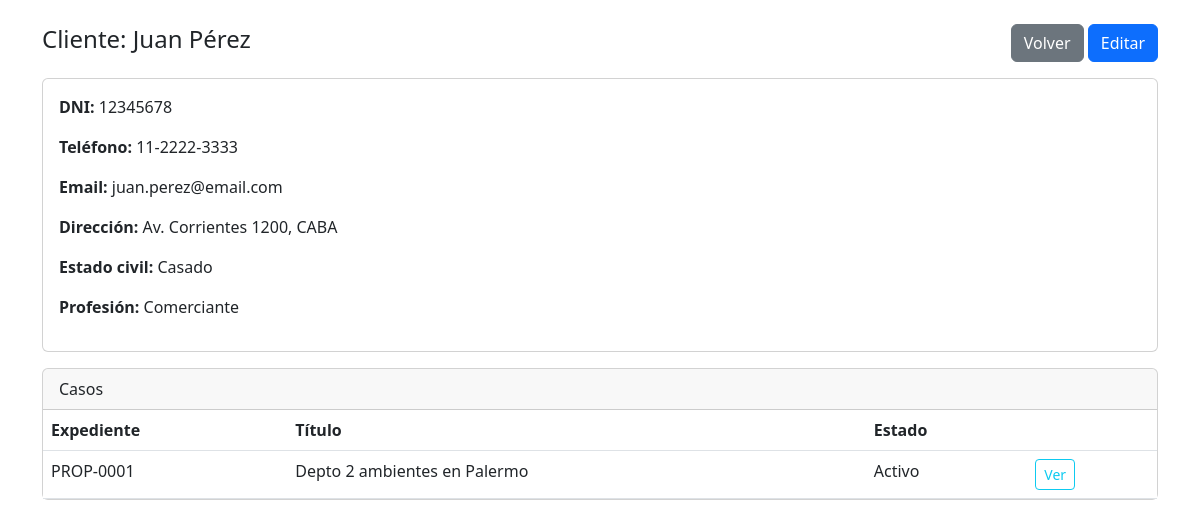
Screenshot of /admin/ver_cliente.php?id=1 (signed in) with the database file from the repository.
### tables this page shows
CREATE TABLE clientes (
    id INT AUTO_INCREMENT PRIMARY KEY,
    nombre VARCHAR(100) NOT NULL,
    apellido VARCHAR(100) NOT NULL,
    dni VARCHAR(20) UNIQUE,
    telefono VARCHAR(20),
    email VARCHAR(100),
    direccion TEXT,
    fecha_nacimiento DATE,
    profesion VARCHAR(100),
    estado_civil ENUM('soltero','casado','divorciado','viudo','concubinato'),
    fecha_registro DATETIME DEFAULT CURRENT_TIMESTAMP,
    INDEX idx_clientes_apellido (apellido)
);

CREATE TABLE casos (
    id INT AUTO_INCREMENT PRIMARY KEY,
    numero_expediente VARCHAR(50) UNIQUE NOT NULL,  
    cliente_id INT NOT NULL,                        
    abogado_id INT NULL,                            
    especialidad_id INT NOT NULL,                   
    titulo VARCHAR(200) NOT NULL,                   
    descripcion TEXT,
    estado ENUM('activo','pausado','cerrado','archivado') DEFAULT 'activo',
    fecha_inicio DATE NOT NULL,                     
    fecha_cierre DATE NULL,                         
    honorarios_estimados DECIMAL(10,2) DEFAULT 0,   
    honorarios_cobrados DECIMAL(10,2) DEFAULT 0,    
    observaciones TEXT,
    CONSTRAINT fk_casos_cliente FOREIGN KEY (cliente_id) REFERENCES clientes(id) ON DELETE RESTRICT,
    CONSTRAINT fk_casos_agente FOREIGN KEY (abogado_id) REFERENCES usuarios(id) ON DELETE SET NULL,
    CONSTRAINT fk_casos_tipo FOREIGN KEY (especialidad_id) REFERENCES especialidades(id) ON DELETE RESTRICT,
    INDEX idx_casos_estado (estado),
    INDEX idx_casos_fecha (fecha_inicio)
);

### admin/ver_cliente.php (the view, shortened to what this page needs)
<?php
require_once("../includes/db.php");
$id = intval($_GET['id']);
$sql = "SELECT * FROM clientes WHERE id = ?";
$stmt = $conn->prepare($sql);
$stmt->bind_param("i", $id);
$stmt->execute();
$cliente = $stmt->get_result()->fetch_assoc();
$casos = $conn->prepare("SELECT id, numero_expediente, titulo, estado FROM casos WHERE cliente_id = ? ORDER BY fecha_inicio DESC");
$casos->bind_param("i", $id);
$casos->execute();
$lista_casos = $casos->get_result();
?>
<!DOCTYPE html>
<html lang="es">
<head>
    <link href="https://cdn.jsdelivr.net/npm/bootstrap@5.3.0/dist/css/bootstrap.min.css" rel="stylesheet">
</head>
<body class="p-4">
<div class="container">
    <div class="d-flex justify-content-between align-items-center mb-3">
        <h4>Cliente: <?= htmlspecialchars($cliente['nombre'].' '.$cliente['apellido']) ?></h4>
        <div>
            <a class="btn btn-secondary" href="clientes.php">Volver</a>
            <a class="btn btn-primary" href="editar_cliente.php?id=<?= $cliente['id'] ?>">Editar</a>
        </div>
    </div>
    <div class="card mb-3"><div class="card-body">
        <p><strong>DNI:</strong> <?= htmlspecialchars($cliente['dni']) ?></p>
        <p><strong>Teléfono:</strong> <?= htmlspecialchars($cliente['telefono']) ?></p>
        <p><strong>Email:</strong> <?= htmlspecialchars($cliente['email']) ?></p>
        <p><strong>Dirección:</strong> <?= htmlspecialchars($cliente['direccion']) ?></p>
        <p><strong>Estado civil:</strong> <?= ucfirst($cliente['estado_civil']) ?></p>
        <p><strong>Profesión:</strong> <?= htmlspecialchars($cliente['profesion']) ?></p>
    </div></div>
    <div class="card">
        <div class="card-header">Casos</div>
        <div class="card-body p-0">
            <table class="table mb-0">
                <thead><tr><th>Expediente</th><th>Título</th><th>Estado</th><th></th></tr></thead>
                <tbody>
                <?php while ($c = $lista_casos->fetch_assoc()): ?>
                    <tr>
                        <td><?= htmlspecialchars($c['numero_expediente']) ?></td>
                        <td><?= htmlspecialchars($c['titulo']) ?></td>
                        <td><?= ucfirst($c['estado']) ?></td>
                        <td><a class="btn btn-sm btn-outline-info" href="ver_caso.php?id=<?= $c['id'] ?>">Ver</a></td>
                    </tr>
                <?php endwhile; ?>
                </tbody>
            </table>
        </div>
    </div>
</div>
</body>
</html>

### rows the page displays
clientes: nombre+apellido "Juan Pérez", dni "12345678", telefono "11-2222-3333", email "juan.perez@email.com", direccion "Av. Corrientes 1200, CABA", estado_civil "Casado", profesion "Comerciante"
casos: numero_expediente "PROP-0001", titulo "Depto 2 ambientes en Palermo", estado "Activo"
